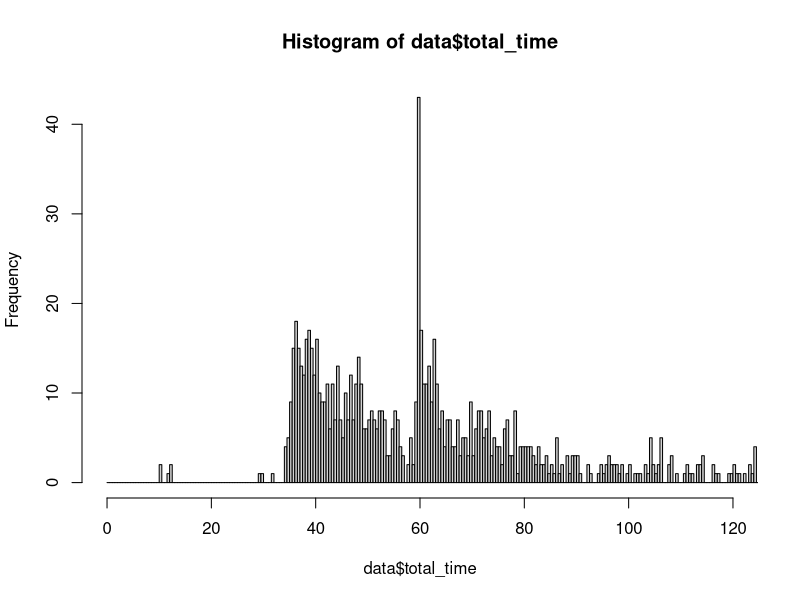

Source code (R):
data <- as.data.frame(read.csv("../data/hithal.csv"))
names(data) <- c("start_time", "end_time", "extend_time", "idle_time", "number", "type", "dorm")

data$start_time <- as.POSIXct(data$start_time, format="%Y-%m-%d %H:%M:%S")
data$end_time <- as.POSIXct(data$end_time, format="%Y-%m-%d %H:%M:%S")

data <- data[order(data$start_time),]

data <- data[1:1000,]

head(data)

## Get the total time (end_time - start_time + extend_time)

total_time <- as.numeric(difftime(data$end_time, data$start_time), units="mins") + data$extend_time + data$idle_time
data <- cbind(data, total_time)

hist(data$total_time, breaks=seq(0,max(data$total_time)+1, by=0.5), xlim=c(0,120))

i_list <- 800:900#length(data[,1])
j_list <- 1:length(data[,1])

n_inuse = c()
list_inuse = c()
for (i in i_list) {
  n_available = 0
  coin_list = ""

  for (j in j_list) {
    ## Don't check for coincidence for times after
    if (data$start_time[j] >= data$start_time[i]) {
      break # this is ok since ordered
    }
    ## Don't check for coincidence with runs > 2hrs before this one
    if (data$start_time[j] + 120 * 60 < data$start_time[i]) {
        next
    }
    ## Don't check for coincidence from the same machine
    if (data$number[i] == data$number[j]) {
      next
    }
    ## Don't check coincidence for other type of machine
    if (data$type[i] != data$type[j]) {
      next
    }
    
    ## Actually check to see if the machine is available at the time
    if (data$start_time[j] + data$total_time[j] * 60 > data$start_time[i]) {
      n_available = n_available + 1
      if (coin_list != "") {
        coin_list <- paste(coin_list, toString(data$number[j]), sep=",")
      }
      else {
        coin_list <- toString(data$number[j])
      }
    }
  }
  n_inuse <- append(n_inuse, n_available)
  list_inuse <- c(list_inuse, coin_list)
}

